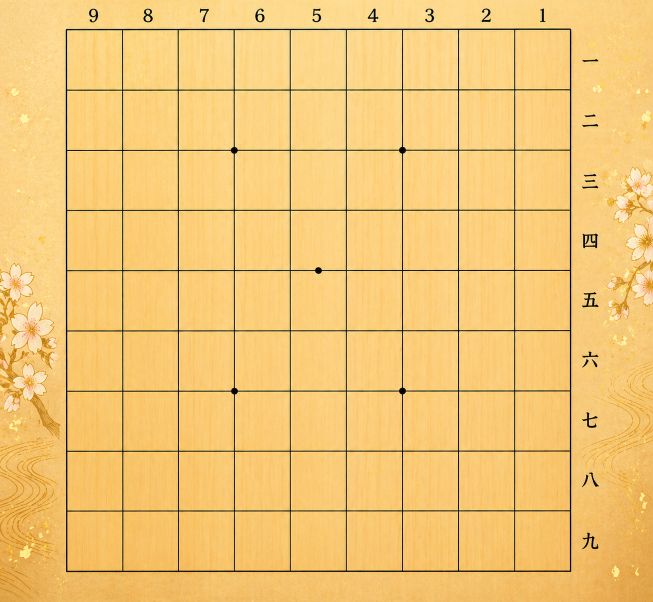
#> input picture shogi_game/assets/board/盤面_雅.png, 1306 x 1204 px (shown at 1/2 size)
$ python test_layout.py
#> lines starting #> are read from the running program, lines starting #| are printed output that depends on the picture
### shogi_game/ui/board_layout.py
"""盤面レイアウト計算"""

from dataclasses import dataclass


BOARD_PADDING = 40
BOARD_IMAGE_WIDTH = 1306
BOARD_IMAGE_HEIGHT = 1204
BOARD_RENDER_WIDTH = 540
BOARD_GRID_LEFT = 133
BOARD_GRID_TOP = 58
BOARD_GRID_RIGHT = 1141
BOARD_GRID_BOTTOM = 1142


@dataclass(frozen=True)
class BoardLayoutMetrics:
    board_width: int
    board_height: int
    grid_left: float
    grid_top: float
    grid_right: float
    grid_bottom: float
    cell_width: float
    cell_height: float
    piece_size: int
    canvas_width: int
    canvas_height: int


def get_layout_metrics(side_panel_width=200):
    """盤面画像から実際のマス配置情報を計算"""
    board_width = BOARD_RENDER_WIDTH
    board_height = round(BOARD_IMAGE_HEIGHT * board_width / BOARD_IMAGE_WIDTH)
    scale_x = board_width / BOARD_IMAGE_WIDTH
    scale_y = board_height / BOARD_IMAGE_HEIGHT

    grid_left = BOARD_PADDING + BOARD_GRID_LEFT * scale_x
    grid_top = BOARD_PADDING + BOARD_GRID_TOP * scale_y
    grid_right = BOARD_PADDING + BOARD_GRID_RIGHT * scale_x
    grid_bottom = BOARD_PADDING + BOARD_GRID_BOTTOM * scale_y
    cell_width = (grid_right - grid_left) / 9
    cell_height = (grid_bottom - grid_top) / 9
    piece_size = max(24, int(min(cell_width, cell_height)) - 6)

    return BoardLayoutMetrics(
        board_width=board_width,
        board_height=board_height,
        grid_left=grid_left,
        grid_top=grid_top,
        grid_right=grid_right,
        grid_bottom=grid_bottom,
        cell_width=cell_width,
        cell_height=cell_height,
        piece_size=piece_size,
        canvas_width=board_width + BOARD_PADDING * 2 + side_panel_width,
        canvas_height=board_height + BOARD_PADDING * 2,
    )


def get_cell_rect(metrics, row, col):
    """マスの矩形を返す"""
    x1 = metrics.grid_left + col * metrics.cell_width
    y1 = metrics.grid_top + row * metrics.cell_height
    x2 = x1 + metrics.cell_width
    y2 = y1 + metrics.cell_height
    return x1, y1, x2, y2


# [4 lines left out: function get_cell_center, not called in this run]

### shogi_game/test_layout.py
"""
駒画像のサイズとレイアウトの検証スクリプト
"""
import os
from PIL import Image, ImageDraw
from ui.board_layout import BOARD_PADDING, get_cell_rect as calculate_cell_rect, get_layout_metrics as calculate_layout_metrics


def get_layout_metrics():
    """盤面画像から実際のマス配置情報を計算"""
    metrics = calculate_layout_metrics()
    return {
        'board_width': metrics.board_width,
        'board_height': metrics.board_height,
        'grid_left': metrics.grid_left,
        'grid_top': metrics.grid_top,
        'grid_right': metrics.grid_right,
        'grid_bottom': metrics.grid_bottom,
        'cell_width': metrics.cell_width,
        'cell_height': metrics.cell_height,
        'piece_size': metrics.piece_size,
    }


def get_cell_rect(metrics, row, col):
    """マスの矩形を返す"""
    return calculate_cell_rect(SimpleMetrics(metrics), row, col)


class SimpleMetrics:
    def __init__(self, values):
        self.grid_left = values['grid_left']
        self.grid_top = values['grid_top']
        self.cell_width = values['cell_width']
        self.cell_height = values['cell_height']

def create_test_layout():
    """盤面のレイアウトをテスト画像として生成"""
    metrics = get_layout_metrics()

    canvas_width = metrics['board_width'] + BOARD_PADDING * 2
    canvas_height = metrics['board_height'] + BOARD_PADDING * 2

    board_path = os.path.join('assets', 'board', '盤面_雅.png')
    if not os.path.exists(board_path):
        print(f"✗ 盤面画像が見つかりません: {board_path}")
        return

    board_img = Image.open(board_path)
#> board_img is the input picture: PIL image 1306x1204 RGB; mean R, G, B 241.9, 198.1, 116.8
    board_img_resized = board_img.resize(
        (metrics['board_width'], metrics['board_height']),
        Image.Resampling.LANCZOS,
    )
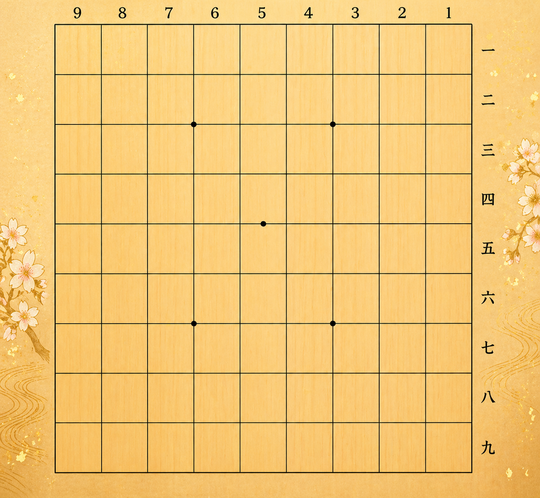
#> board_img_resized: PIL image 540x498 RGB; mean R, G, B 241.6, 198.1, 116.8

    img = Image.new('RGB', (canvas_width, canvas_height), '#f5deb3')
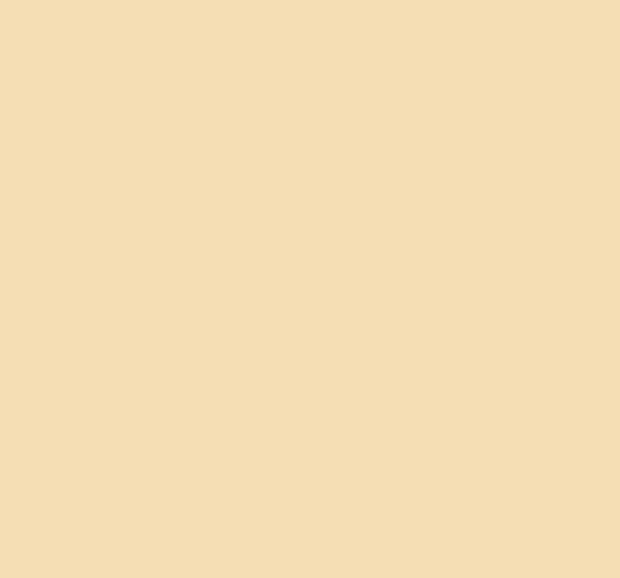
#> img: PIL image 620x578 RGB; mean R, G, B 245, 222, 179
    img.paste(board_img_resized, (BOARD_PADDING, BOARD_PADDING))
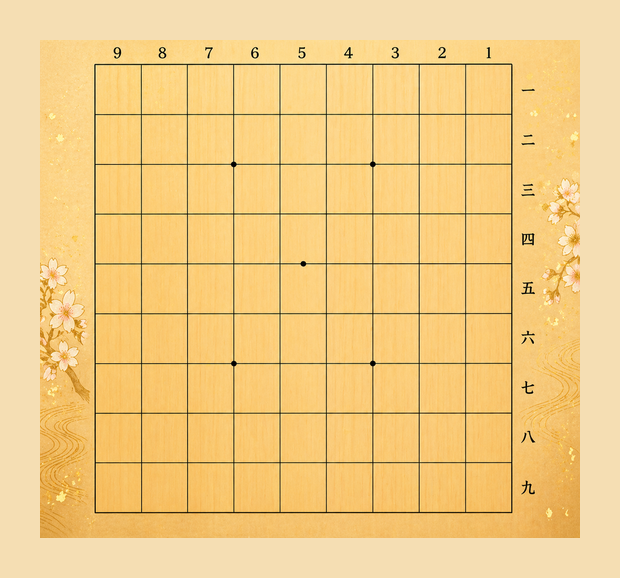
#> img: PIL image 620x578 RGB; mean R, G, B 242.5, 204, 132.4
    draw = ImageDraw.Draw(img)

    # サンプルの駒画像を配置（実際の駒画像があればそれを使用）
    piece_path = os.path.join('assets', 'pieces', '駒_歩兵.png')

    if os.path.exists(piece_path):
        piece_img = Image.open(piece_path)
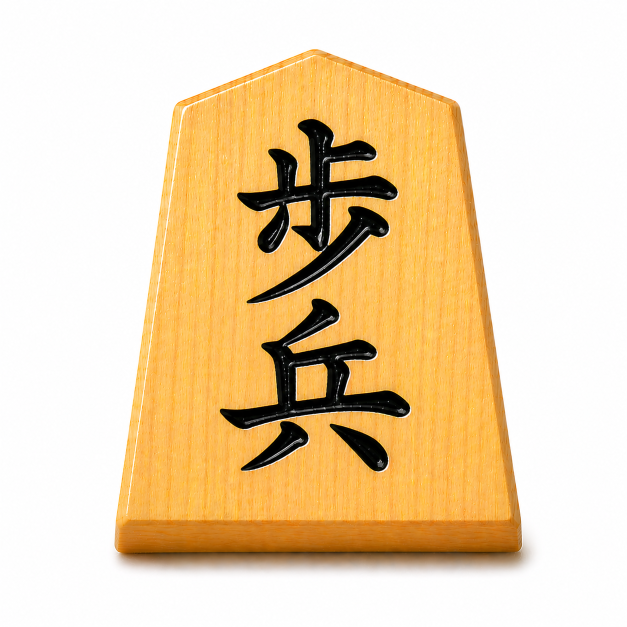
#> input picture shogi_game/assets/pieces/駒_歩兵.png, 1254 x 1254 px (shown at 1/2 size)
#> piece_img is the input picture: PIL image 1254x1254 RGB; mean R, G, B 236.5, 212.4, 175.4
        piece_size = metrics['piece_size']
        piece_img_resized = piece_img.resize((piece_size, piece_size), Image.Resampling.LANCZOS)

        # いくつかのマスに駒を配置してテスト
        test_positions = [
            (0, 0), (0, 8),  # 上の角
            (4, 4),          # 中央
            (8, 0), (8, 8)   # 下の角
        ]

        for row, col in test_positions:
            x1, y1, x2, y2 = get_cell_rect(metrics, row, col)
            x_center = (x1 + x2) / 2
            y_center = (y1 + y2) / 2
            x_img = int(round(x_center - piece_size / 2))
            y_img = int(round(y_center - piece_size / 2))

            # 駒画像を貼り付け
            img.paste(piece_img_resized, (x_img, y_img), piece_img_resized if piece_img_resized.mode == 'RGBA' else None)

            # マスの範囲を赤枠で示す（デバッグ用）
            draw.rectangle(
                [x1, y1, x2, y2],
                outline='red',
                width=2
            )
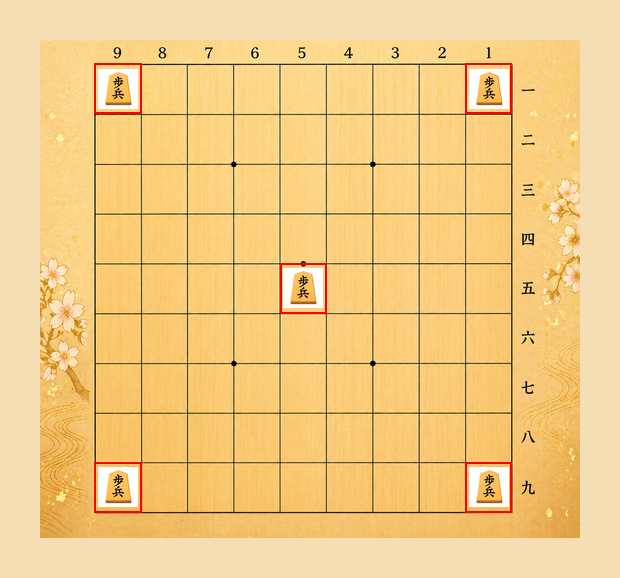
#> img: PIL image 620x578 RGB; mean R, G, B 242.7, 203.6, 133.3

    # 情報を描画
    info_text = [
        f"cell_width: {metrics['cell_width']:.2f}px",
        f"cell_height: {metrics['cell_height']:.2f}px",
        f"駒画像サイズ: {piece_size}x{piece_size}px",
        f"横余白: {(metrics['cell_width'] - piece_size) / 2:.2f}px",
        f"縦余白: {(metrics['cell_height'] - piece_size) / 2:.2f}px",
        "",
        "赤枠: マスの範囲",
        "駒画像が赤枠内に収まっていればOK"
    ]
#> info_text = ['cell_width: 46.31px', 'cell_height: 49.82px', '駒画像サイズ: 40x40px', '横余白: 3.15px', '縦余白: 4.91px', '', '赤枠: マスの範囲', '駒画像が赤枠内に収まっていればOK']

    y_text = 10
    for text in info_text:
        draw.text((10, y_text), text, fill='black')
        y_text += 20
#> this loop made 8 passes
#> (text, y_text) on passes 1 to 8: ('cell_width: 46.31px', 30), ('cell_height: 49.82px', 50), ('駒画像サイズ: 40x40px', 70), ('横余白: 3.15px', 90), ('縦余白: 4.91px', 110), ('', 130), ('赤枠: マスの範囲', 150), ('駒画像が赤枠内に収まっていればOK', 170)
#> after the loop, y_text = 170

    # 画像を保存
    output_path = 'test_layout.png'
    img.save(output_path)
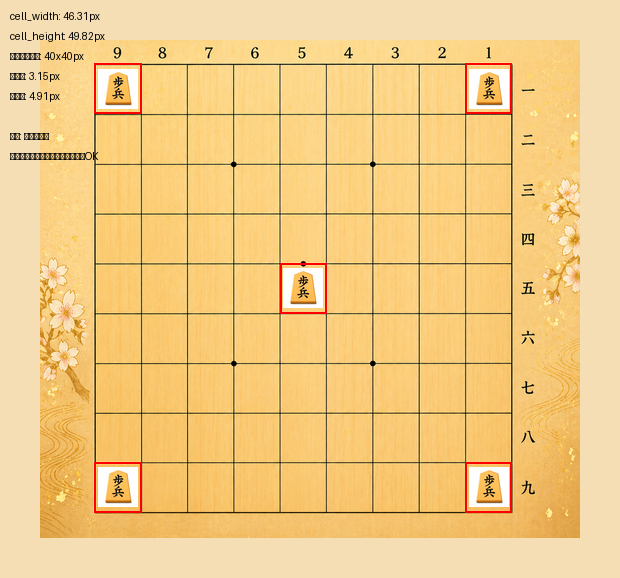
#> saved as test_layout.png: PIL image 620x578 RGB; mean R, G, B 241.8, 202.7, 132.7
    print(f"✓ レイアウトテスト画像を生成しました: {output_path}")

    # 分析結果を出力
    print(f"\n=== サイズ分析 ===")
    print(f"マスのサイズ: {metrics['cell_width']:.2f}x{metrics['cell_height']:.2f}px")
#| マスのサイズ: 46.31x49.82px
    print(f"駒画像のサイズ: {piece_size}x{piece_size}px")
    print(f"横余白（各辺）: {(metrics['cell_width'] - piece_size) / 2:.2f}px")
#| 横余白（各辺）: 3.15px
    print(f"縦余白（各辺）: {(metrics['cell_height'] - piece_size) / 2:.2f}px")
#| 縦余白（各辺）: 4.91px

    if piece_size <= metrics['cell_width'] and piece_size <= metrics['cell_height']:
        print(f"✓ 駒画像はマスに収まります")
        余白率 = ((metrics['cell_width'] - piece_size) / metrics['cell_width']) * 100
#> 余白率 = 13.62
        print(f"  横方向の余白率: {余白率:.1f}%")
#|   横方向の余白率: 13.6%
        if 余白率 < 5:
            print(f"  ⚠️ 余白が少なすぎる可能性があります")
        elif 余白率 > 30:
            print(f"  ⚠️ 駒が小さすぎる可能性があります")
        else:
            print(f"  ✓ 適切なサイズです")
    else:
        print(f"✗ 駒画像がマスからはみ出します！")
        はみ出し_x = max(0, piece_size - metrics['cell_width'])
        はみ出し_y = max(0, piece_size - metrics['cell_height'])
        print(f"  横はみ出し量: {はみ出し_x:.2f}px")
        print(f"  縦はみ出し量: {はみ出し_y:.2f}px")

    # 実際の駒画像のサイズを確認
    if os.path.exists(piece_path):
        original_img = Image.open(piece_path)
        print(f"\n元画像のサイズ: {original_img.size}")
#| 元画像のサイズ: (1254, 1254)
        print(f"リサイズ後: {piece_size}x{piece_size}")
        縮小率 = (piece_size / original_img.width) * 100
#> 縮小率 = 3.19
        print(f"縮小率: {縮小率:.2f}%")
#| 縮小率: 3.19%

def check_all_piece_sizes():
    """すべての駒画像のサイズを確認"""
    print("\n=== 駒画像ファイルの確認 ===")

    pieces_dir = os.path.join('assets', 'pieces')

    if not os.path.exists(pieces_dir):
        print(f"✗ ディレクトリが見つかりません: {pieces_dir}")
        return

    piece_files = [f for f in os.listdir(pieces_dir) if f.endswith('.png')]

    for filename in sorted(piece_files):
        path = os.path.join(pieces_dir, filename)
        try:
            img = Image.open(path)
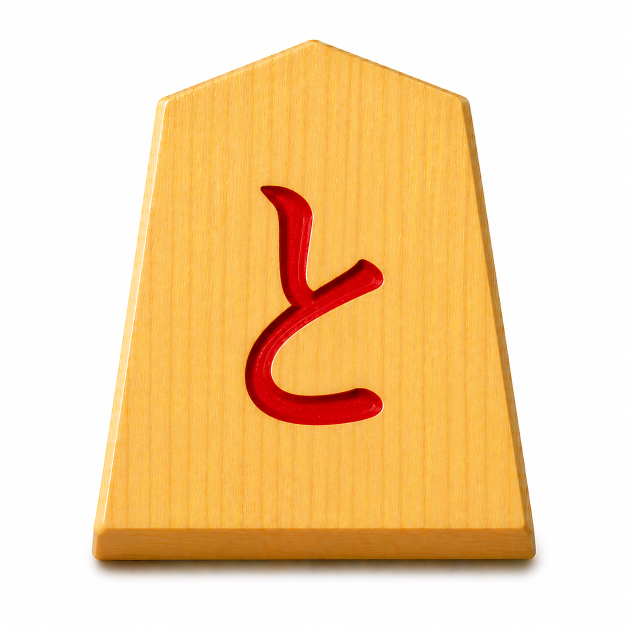
#> input picture shogi_game/assets/pieces/駒_成_と金.png, 1254 x 1254 px (shown at 1/2 size)
#> img is the input picture: PIL image 1254x1254 RGB; mean R, G, B 245.2, 212.4, 166.6
            width, height = img.size
#> width = 1254; height = 1254

            # 正方形かどうか
            if width == height:
                shape = "正方形"
            else:
                aspect = width / height
                if aspect > 1:
                    shape = f"横長 ({aspect:.2f}:1)"
                else:
                    shape = f"縦長 (1:{1/aspect:.2f})"

            print(f"  {filename}: {width}x{height} ({shape})")
#|   駒_成_と金.png: 1254x1254 (正方形)

            # 警告
            if width != height:
                print(f"    ⚠️ 正方形ではありません。リサイズ時に歪む可能性があります")

        except Exception as e:
            print(f"  ✗ {filename}: エラー - {e}")

if __name__ == "__main__":
    print("駒画像サイズとレイアウトの検証\n")
    create_test_layout()
    check_all_piece_sizes()
